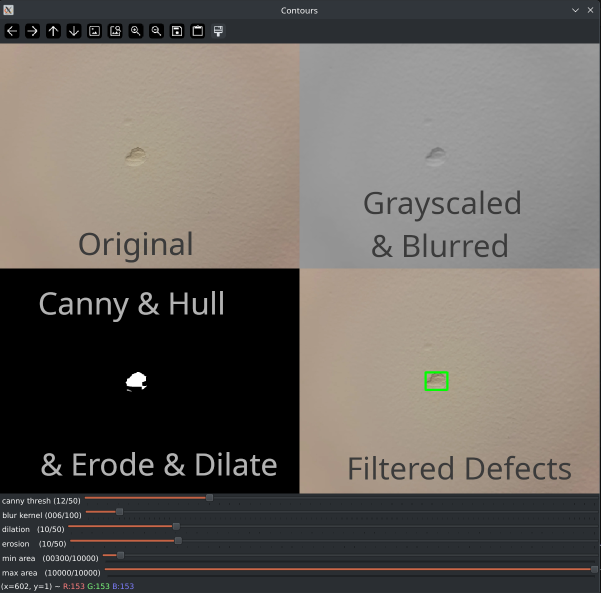
#> input picture TuningExample.png, 1201 x 1186 px, given in place of the camera (shown at 1/2 size)
$ python edge_detect_video.py
#> lines starting #> are read from the running program, lines starting #| are printed output that depends on the picture; after the words box and inside, x2 and y2 are one past the last pixel; in counts of white or black regions, pixels touching at a corner belong together
#> further down, image is the input picture: shape (1186, 1201, 3); mean B, G, R 94, 99.2, 104.4
import cv2 as cv
import numpy as np
import sys

min_area = 650
max_area = 3000
def filter(contours):
    out = []
    for i in range(len(contours)):
        a = cv.contourArea(contours[i])
        if(a > min_area and a < max_area):
            out.append(contours[i])
    return out

canny_thresh = 12
canny_ratio = 3 # per OpenCV recommendation
dilation = 10
erosion = 10
blur_kernel = 6
def edge_detect(img):

    # Avoid the program crashing because of a large amount of contours from canny
    if(canny_thresh <= 1 or blur_kernel < 1):
        return np.zeros((img.shape[0], img.shape[1], 3), dtype=np.uint8)

    # Step 1 - blur the image to remove small imperfections from possible defects
    grayscaled = cv.cvtColor(img, cv.COLOR_RGB2GRAY)
    blured = cv.blur(grayscaled, (blur_kernel, blur_kernel))

    # Step 2 - perform canny edge detection, find contours & store them
    edge = cv.Canny(blured, canny_thresh, canny_thresh*canny_ratio)
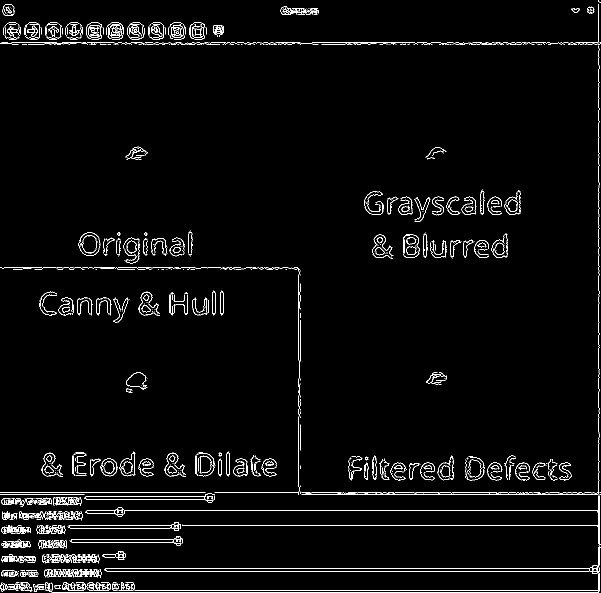
#> edge: shape (1186, 1201) (shown at 1/2 size); 2.7% white in thin lines or dots
    contours,_  = cv.findContours(edge, cv.RETR_EXTERNAL, cv.CHAIN_APPROX_SIMPLE)
#> contours = 1269 contours, 1178 with area under 20; largest, box (x1, y1, x2, y2) and area: (208, 1094, 1199, 1148) 5872, (168, 989, 426, 1005) 1466, (139, 1073, 366, 1091) 1326, (135, 1044, 362, 1062) 1322, (163, 470, 194, 506) 814

    # Step 3 - Convex hull operation to fill in holes (in the hole), convert to binary image
    hull_drawing = np.zeros((edge.shape[0], edge.shape[1], 1), dtype=np.uint8)
    hull_list = []
    for i in range(len(contours)):
        hull = cv.convexHull(contours[i])
        hull_list.append(hull)
        cv.drawContours(hull_drawing, [hull], 0, 255, cv.FILLED)
#> this loop made 1269 passes
#> hull on passes 1 to 3: [[62, 1182], [60, 1182]], [[5, 1182], [3, 1182]], [[36, 1180], [32, 1180]]
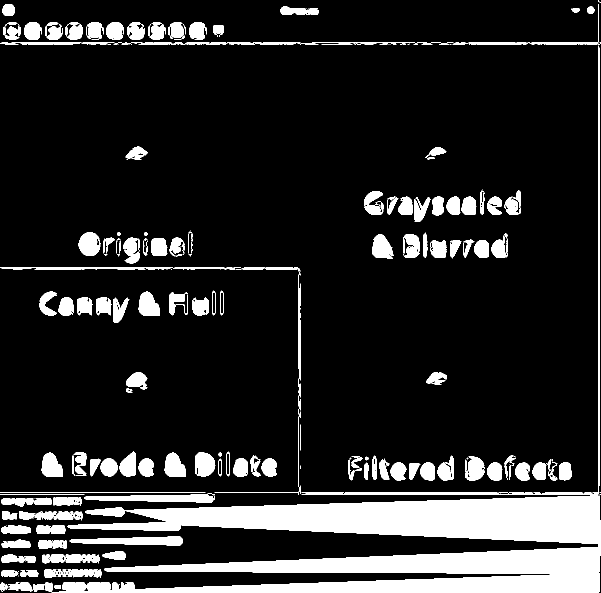
#> hull_drawing: shape (1186, 1201, 1) (shown at 1/2 size); 14.7% white; 498 white regions (245 under 20 px)
#> after the loop, hull_list = 1269 contours, 884 with area under 20; largest, box (x1, y1, x2, y2) and area: (251, 991, 1197, 1088) 55806, (208, 1094, 1199, 1148) 29148, (103, 1146, 1200, 1185) 20822, (168, 989, 426, 1005) 2664, (139, 1073, 366, 1091) 2612

    # Step 4 - Dilate the blob to further fill in holes
    if(dilation > 0):
        element = cv.getStructuringElement(cv.MORPH_RECT, (dilation, dilation))
        hull_drawing = cv.dilate(hull_drawing, element)
#> hull_drawing: shape (1186, 1201); 24.9% white; 27 white regions, largest, box (x1, y1, x2, y2) and area: (0, 0, 1201, 1186) 239806, (724, 375, 1047, 449) 15132, (927, 906, 1148, 967) 10473

    # Step 5 - Erode the blob to restore the size
    if(erosion > 0):
        element = cv.getStructuringElement(cv.MORPH_RECT, (erosion, erosion))
        hull_drawing = cv.erode(hull_drawing, element)
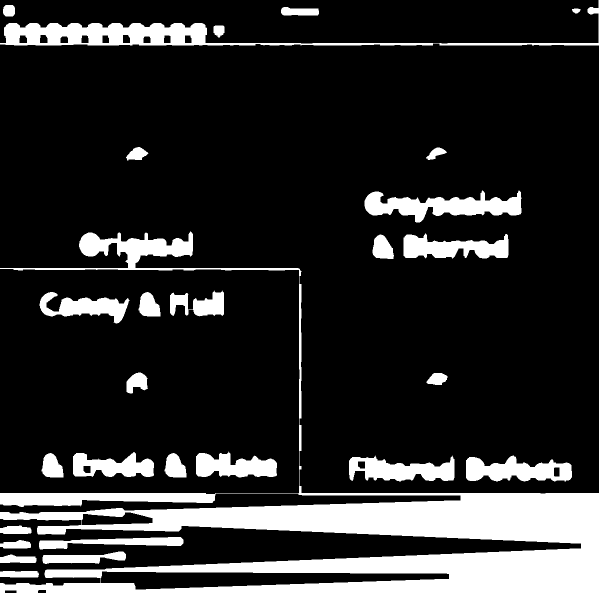
#> hull_drawing: shape (1186, 1201) (shown at 1/2 size); 17.1% white; 27 white regions


    # Find the final contours, draw a bounding box on the original image
    final_contours,_ =  cv.findContours(hull_drawing, cv.RETR_EXTERNAL, cv.CHAIN_APPROX_SIMPLE)
#> final_contours = 27 contours; largest, box (x1, y1, x2, y2) and area: (0, 0, 1201, 1186) 183764, (729, 380, 1043, 445) 9784, (932, 911, 1144, 963) 7034, (698, 911, 909, 963) 6736, (807, 466, 1017, 518) 6510
    final_contours = filter(final_contours)
#> the loop in filter, `for i in range(len(contours)):` made 27 passes
#> a on passes 1 to 12: 872, 885, 2307, 741.5, 3503, 823.5, 7033.5, 6736.5, 1494, 1494, 5185.5, 5571
#> after the loop in filter, `for i in range(len(contours)):`: out = 13 contours; largest, box (x1, y1, x2, y2) and area: (85, 1103, 252, 1128) 2307, (329, 906, 373, 955) 1494, (83, 906, 127, 955) 1494, (277, 584, 321, 633) 1494, (745, 469, 788, 518) 1470
#> final_contours has the same summary as out in filter
    final_drawing = cv.copyTo(img, None)
    for i in range(len(final_contours)):
        x,y,w,h = cv.boundingRect(final_contours[i])
        cv.rectangle(final_drawing, (x,y), (x+w, y+h), (0,255,0), thickness=5)
#> this loop made 13 passes
#> (x, y, w, h) on passes 1 to 12: (0, 1142, 78, 13), (0, 1109, 73, 17), (85, 1103, 167, 25), (0, 1080, 62, 17), (0, 1051, 63, 17), (329, 906, 44, 49), (83, 906, 44, 49), (853, 746, 42, 24), (253, 745, 43, 42), (277, 584, 44, 49), (745, 469, 43, 49), (252, 294, 45, 27)
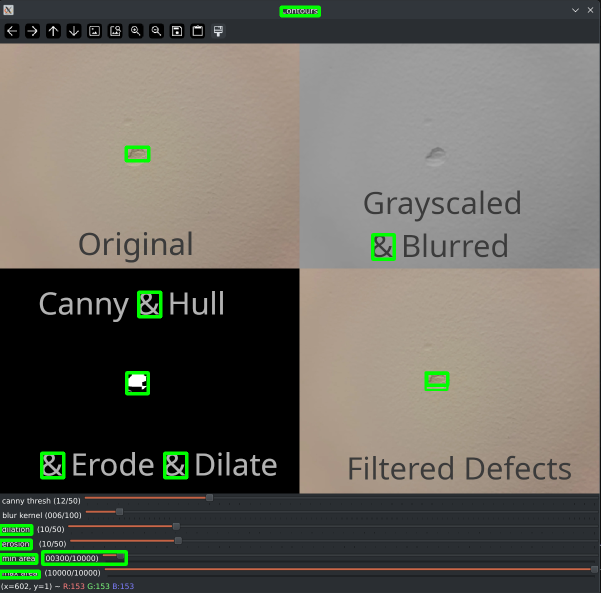
#> final_drawing: shape (1186, 1201, 3) (shown at 1/2 size); 1.14% of pixels changed, all inside (x1, y1, x2, y2) = (0, 11, 899, 1159)

    # Create a debug window
    h = int(img.shape[0] / 2)
#> h = 593
    w = int(img.shape[1] / 2)
#> w = 600
    # Top left: original
    tl = cv.resize(img, (w, h))
    # Top right: blur
    tr = cv.cvtColor(blured, cv.COLOR_GRAY2RGB)
    tr = cv.resize(tr, (w, h))
#> tr: shape (593, 600, 3)
    # tr = cv.cvtColor(blured, cv.COLOR_GRAY2RGB)
    # Bottom left: Convex hull
    bl = cv.cvtColor(hull_drawing, cv.COLOR_GRAY2RGB)
#> bl: shape (1186, 1201, 3); 17.1% white; 27 white regions, largest, box (x1, y1, x2, y2) and area: (0, 0, 1201, 1186) 171253, (729, 380, 1043, 445) 10203, (932, 911, 1144, 963) 7107
    bl = cv.resize(bl, (w, h))
#> bl: shape (593, 600, 3)
    # Bottom right: original w/ box
    br = cv.resize(final_drawing, (w,h))

    top = np.hstack((tl, tr))
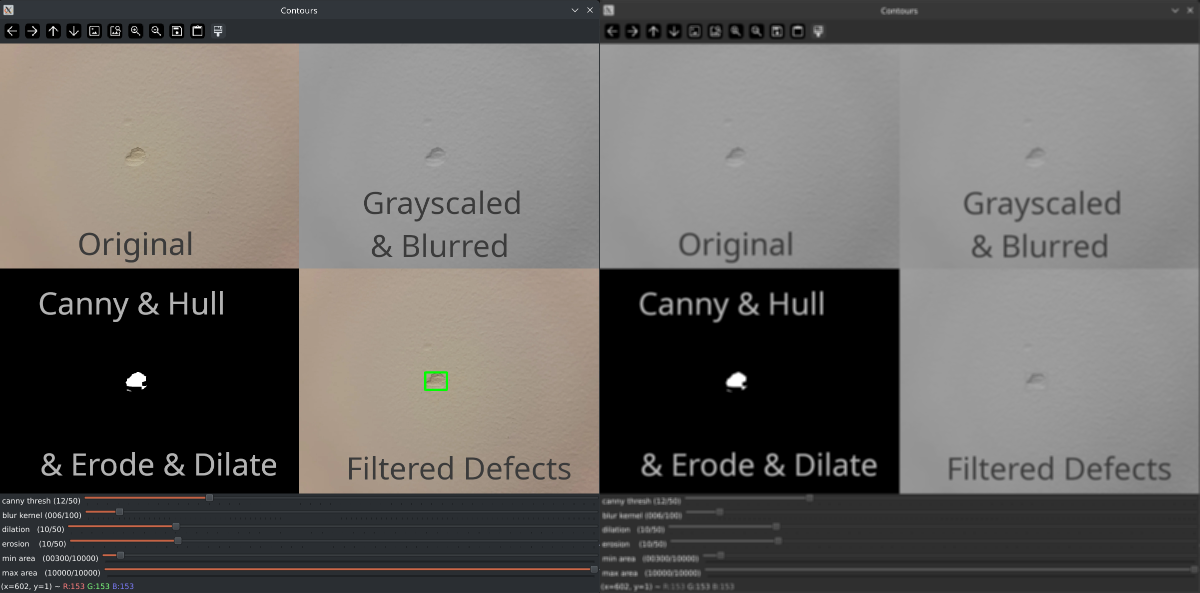
#> top: shape (593, 1200, 3); mean B, G, R 96.2, 98.9, 101.4
    bottom = np.hstack((bl, br))
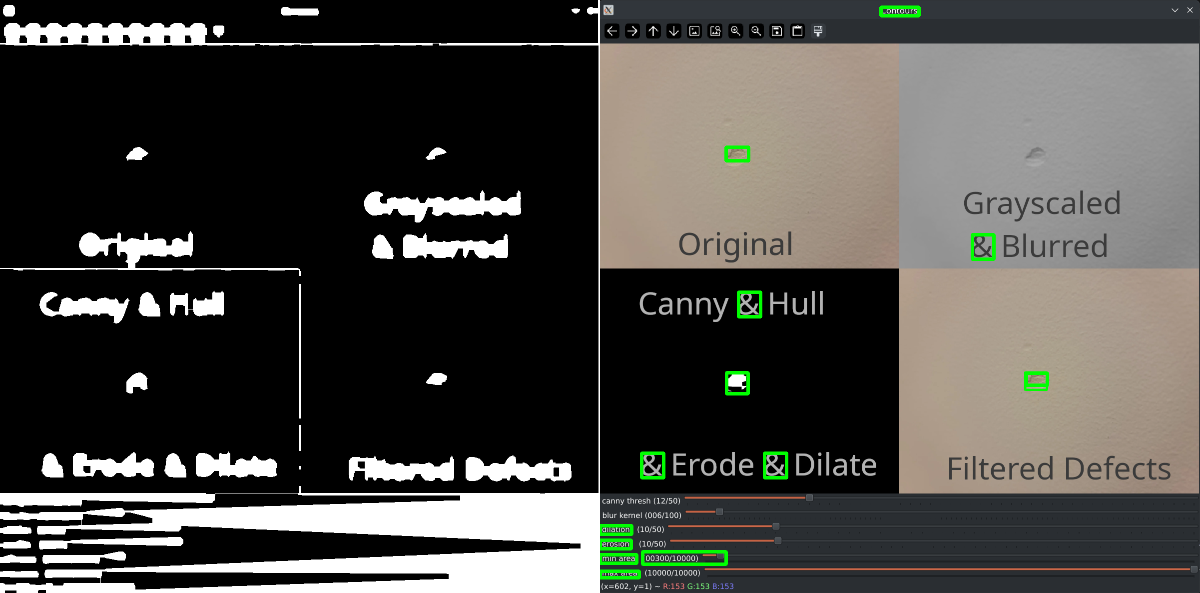
#> bottom: shape (593, 1200, 3); mean B, G, R 68.4, 72.5, 73.7
    debug_frame = np.vstack((top, bottom))
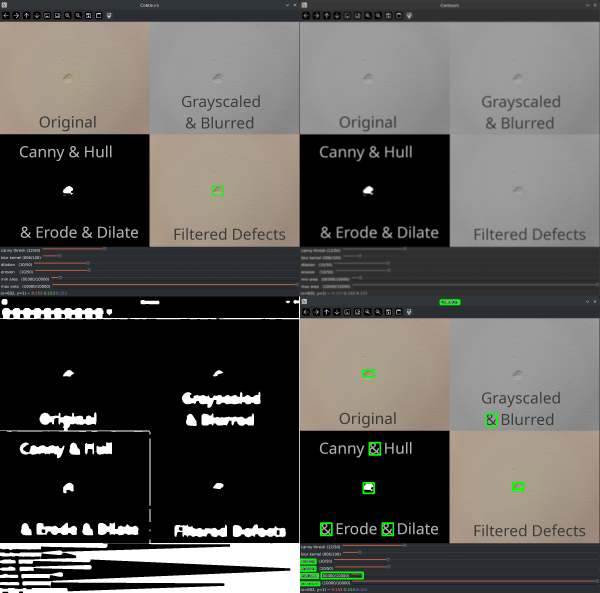
#> debug_frame: shape (1186, 1200, 3) (shown at 1/2 size); mean B, G, R 82.3, 85.7, 87.5

    # cv.imshow("blur", blured)

    return debug_frame


cap = cv.VideoCapture(0, cv.CAP_V4L2)
if not cap.isOpened():
    print("Failed to open camera :(")
    exit(-1)


cv.namedWindow("Contours")

def cannyThreshTrackbar(newValue):
    global canny_thresh
    canny_thresh = newValue

def kernelSizeTrackbar(newValue):
    global blur_kernel
    blur_kernel = newValue

def erosionTrackbar(newValue):
    global erosion
    erosion = newValue

def dilationTrackbar(newValue):
    global dilation
    dilation = newValue

def minareaTrackbar(newValue):
    global min_area
    min_area = newValue

def maxareaTrackbar(newValue):
    global max_area
    max_area = newValue

cv.createTrackbar("canny thresh", "Contours", canny_thresh, 50, cannyThreshTrackbar)
cv.createTrackbar("blur kernel", "Contours", blur_kernel, 100, kernelSizeTrackbar)
cv.createTrackbar("dilation", "Contours", dilation, 50, dilationTrackbar)
cv.createTrackbar("erosion", "Contours", erosion, 50, erosionTrackbar)
cv.createTrackbar("min area", "Contours", min_area, 10000, minareaTrackbar)
cv.createTrackbar("max area", "Contours", max_area, 10000, maxareaTrackbar)

while(True):
    ret, image = cap.read()
    if not ret:
        print("Failed to grab stream :(")
        exit(-1)


    cv.imshow("Contours", edge_detect(image))
    if(cv.waitKey(1) == ord('q')):
#> (key q is pressed here)
        break

cap.release()
cv.destroyAllWindows()
